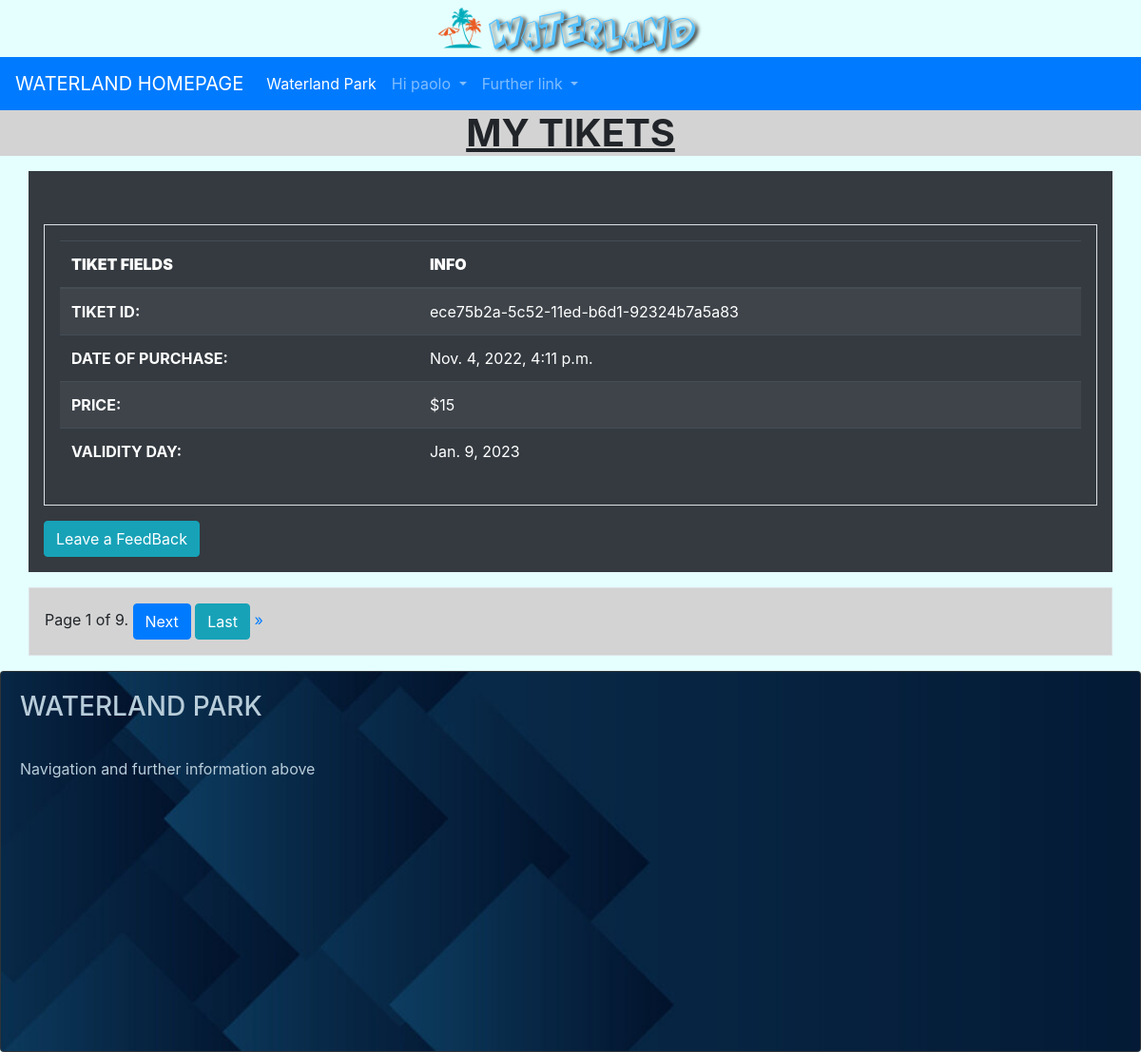
The app's page /waterpark/tikets&seasonpass/my_tikets/ (signed in), older data.
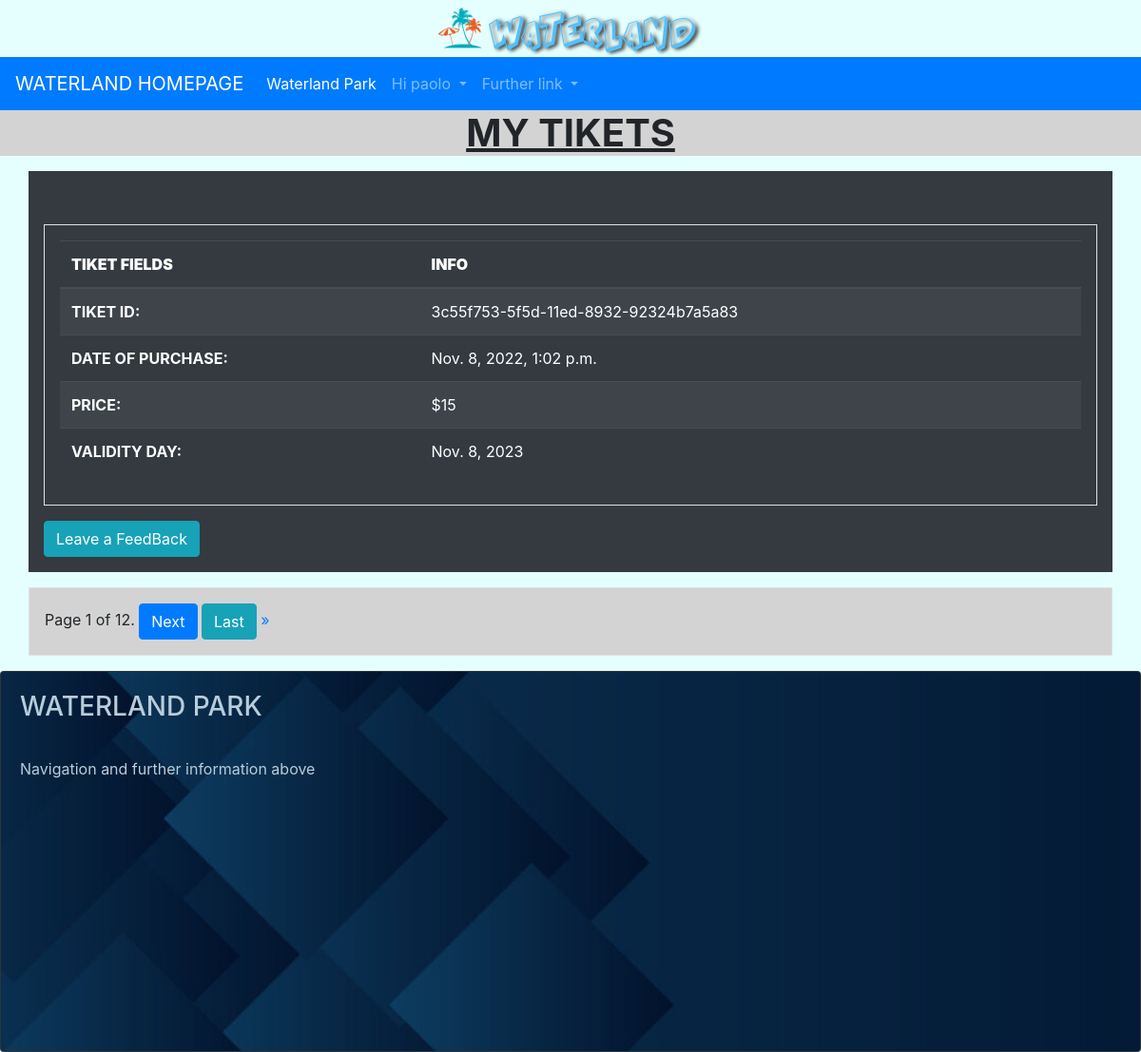
The same page, newer data.
### userpark/models.py (models this page shows, shortened)
class User(AbstractUser):
    GENDER_CHOICES = (
        ('M', 'Male'),
        ('F', 'Female'),
    )
    gender = models.CharField(max_length=1, choices=GENDER_CHOICES, help_text="Are you male or female?", null=True, default=None)
    birth_date = models.DateField(help_text="Place your birthday here", null=True,
                                  validators=[MaxValueValidator(limit_value=date.today()-timedelta(days=(365*7))),
                                              MinValueValidator(limit_value=date.today()-timedelta(days=(365*100)))], default=None)
    staff_assigned_code = models.CharField(max_length=5, help_text="Place your staff code here", null=True, unique=True, default=None)
    is_staff_member = models.BooleanField(default=False)
    propic = models.ImageField(upload_to=media_directory_path, blank=True, null=True,
                               default=None, help_text='Add your profile picture here', verbose_name='Picture Profile')
    slug = models.SlugField(null=False, unique=True)  # max length disabled

### waterpark/models.py (models this page shows, shortened)
class Tiket(models.Model):
    customer = models.ForeignKey(myUser, on_delete=models.SET_NULL, null=True)    # ForeignKey many to one
    tiket_slug = models.SlugField(null=False, unique=True)            # Slug reference used for each tiket created
    date_of_purchase = models.DateTimeField(default=timezone.now, null=False, blank=False)
    validity_day = models.DateField(help_text="Choose the day you will come to Waterland", null=False,
                                  validators=[MinValueValidator(limit_value=date.today), MaxValueValidator(limit_value=date.today()+timedelta(days=365))],
                                    default=date.today, blank=False, verbose_name='Entry Waterland date')
    cost = models.IntegerField(default=15, null=False, blank=False)

### waterpark/views.py (the view)
# urls.py: path('tikets&seasonpass/my_tikets/', CustomerTiketListView.as_view(), name='customer-tiket-list'),
class CustomerTiketListView(LoginRequiredMixin, CustomerRequiredMixin, ListView):
    model = Tiket
    template_name = 'waterpark/customer/tikets/my_tiket_list.html'
    context_object_name = "tiket_list"  # default is object_list
    paginate_by = 1
    login_url = 'userpark:login'  # Redirect Login needed
    redirect_field_name = 'redirect_to'
    def get_queryset(self):
        queryset = Tiket.objects.filter(customer=self.request.user).order_by('-validity_day').values()   # DESC date, default ASC
        return queryset

### waterlandmixins/mixins.py (called while the page is built)
    def dispatch(self, request, *args, **kwargs):
        if not request.user.is_staff_member:
            return super().dispatch(request, *args, **kwargs)
        else:
            raise PermissionDenied

### waterpark/templates/waterpark/customer/tikets/my_tiket_list.html (shortened to what this page needs)
{% extends 'navbase.html' %}
{% block bodybase %}
    <div class="text-center" style="background-color: lightgray">
        <h1><strong><u>MY TIKETS</u></strong></h1>
    </div>
    <div class="container p-3 my-3 bg-dark text-white">
    {% for tiket in tiket_list %}
        <br>
        <div class="container p-3 my-3 border">
        <table class="table table-striped table-dark">
          <thead>
            <tr>
                <th scope="col"><strong>TIKET FIELDS</strong></th>
              <th scope="col"><strong>INFO</strong></th>
            </tr>
          </thead>
        <tbody>
            <tr>
            <th scope="row">TIKET ID:</th>
             <td>{{ tiket.tiket_slug }}</td>
            </tr>
            <tr>
            <th scope="row">DATE OF PURCHASE:</th>
             <td>{{ tiket.date_of_purchase }}</td>
            </tr>
            <tr>
            <th scope="row">PRICE:</th>
             <td>${{ tiket.cost }}</td>
            </tr>
            <tr>
            <th scope="row">VALIDITY DAY:</th>
             <td>{{ tiket.validity_day }}</td>
            </tr>
         </tbody>
        </table>
        </div>
        <a href="{% url 'reviewpark:leave-feedback' %}"><button type="button" class="btn btn-info">Leave a FeedBack</button></a>
        <br>
    {% empty %}
        <div class="text-center">
            <h2><strong><u>NO TIKETS YET</u></strong></h2>
        </div>
    {% endfor %}
    </div>
    <div class="container p-3 my-3 border" style="background-color: lightgray">
        <div class="pagination">
        <span class="step-links">
            <span class="current">
                Page {{ page_obj.number }} of {{ page_obj.paginator.num_pages }}.
            </span>
            {% if page_obj.has_next %}
                <a href="?page={{ page_obj.next_page_number }}"><button type="button" class="btn btn-primary">Next</button></a>
                <a href="?page={{ page_obj.paginator.num_pages }}"><button type="button" class="btn btn-info">Last</button> &raquo;</a>
            {% endif %}
        </span>
        </div>
    </div>
{% endblock %}

### templates/navbase.html (shortened to what this page needs)
{% extends 'base.html' %}
{% load static %}
{% block head %}
    <nav class="navbar navbar-expand-lg navbar navbar-dark bg-primary">
      <a class="navbar-brand" href="{% url 'home' %}">WATERLAND HOMEPAGE</a>
      <div class="collapse navbar-collapse" id="navbarNavDropdown">
        <ul class="navbar-nav">
          <li class="nav-item active">
            <a class="nav-link" href="{% url 'waterland-park-info-showcase' %}">Waterland Park <span class="sr-only">(current)</span></a>
          </li>
          {% if user.is_authenticated %}
              {% if user.is_staff_member %}
                <li class="nav-item dropdown">
                <a class="nav-link dropdown-toggle" href="#" id="navbarDropdownMenuLink" role="button" data-toggle="dropdown" aria-expanded="false">
                Staff {{ user.username }}
                </a>
                <div class="dropdown-menu" aria-labelledby="navbarDropdownMenuLink">
                <a class="dropdown-item" href="{% url 'userpark:user-profile' %}">Profile</a>
                <a class="dropdown-item" href="{% url 'waterpark:staff-manage-tiket-main' %}">History management Tiket</a>
                <a class="dropdown-item" href="{% url 'waterpark:staff-search-tiket-for-user' %}">Detail Tiket</a>
                <a class="dropdown-item" href="{% url 'waterpark:staff-manage-seasonpass-main' %}">History management SeasonPass</a>
                <a class="dropdown-item" href="{% url 'waterpark:staff-search-seasonpass-for-user' %}">Detail SeasonPass</a>
                <a class="dropdown-item" href="{% url 'reviewpark:faq-staff-list' %}">Replay to FAQ</a>
                <a class="dropdown-item" href="{% url 'userpark:logout' %}">Logout</a>
                </div>
                </li>
            {% else %}
            <li class="nav-item dropdown">
            <a class="nav-link dropdown-toggle" href="#" id="navbarDropdownMenuLink" role="button" data-toggle="dropdown" aria-expanded="false">
             Hi {{ user.username }}
            </a>
          </li>
          {% endif %}
          {% endif %}
          <li class="nav-item dropdown">
            <a class="nav-link dropdown-toggle" href="#" id="navbarDropdownMenuLink" role="button" data-toggle="dropdown" aria-expanded="false">
              Further link
            </a>
          </li>
        </ul>
      </div>
    </nav>
{% endblock %}
{% block body %}
    {% block bodybase %}{% endblock %}
        <footer>
            <div class="card bg-dark text-white">
              <img src="{% static 'img/footer.jpg' %}" class="card-img" alt="footerimg">
              <div class="card-img-overlay">
                <h3 class="card-title" style="color:#b8cdda ; ">WATERLAND PARK</h3>
                  <br>
                <p class="card-text" style="color:#b8cdda ; ">Navigation and further information above</p>
              </div>
            </div>
        </footer>
{% endblock %}

### templates/base.html (shortened to what this page needs)
{% load static %}
<!doctype html>
<html lang="en">
  <head>
    <link rel="stylesheet" href="https://cdn.jsdelivr.net/npm/bootstrap@4.6.1/dist/css/bootstrap.min.css"
>
        <div id="logo" class="text-center">
        <a href="{% url 'home' %}"><img src="{% static 'img/logo.png' %}" class="rounded" alt= "logo"></a>
        </div>
    {% block head %} {% endblock %}
  </head>
  <body style="background-color:#E5FFFF;">
    {% block body %} {% endblock %}
  </body>
</html>

Row changes from the older to the newer data that the page shows:
no longer on this page (row unchanged): Tiket: tiket_slug "ece75b2a-5c52-11ed-b6d1-92324b7a5a83", date_of_purchase "Nov. 4, 2022, 4:11 p.m.", cost "15", validity_day "Jan. 9, 2023"
added Tiket: tiket_slug "3c55f753-5f5d-11ed-8932-92324b7a5a83", date_of_purchase "Nov. 8, 2022, 1:02 p.m.", cost "15", validity_day "Nov. 8, 2023"
Text that changed along with them:
{{ page_obj.paginator.num_pages }}: "9" → "12"
